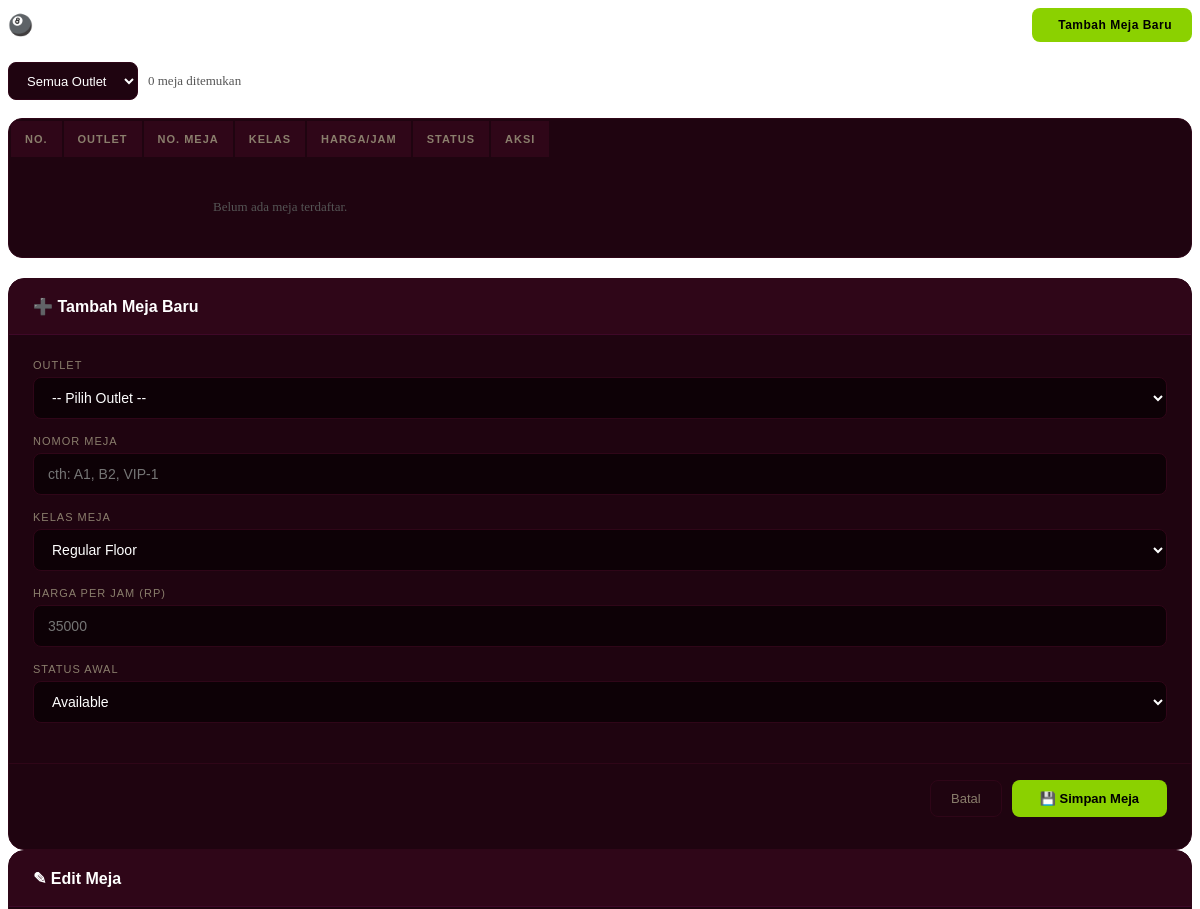
The page /pages/mejalist.php (upper part) on the database as committed earlier.
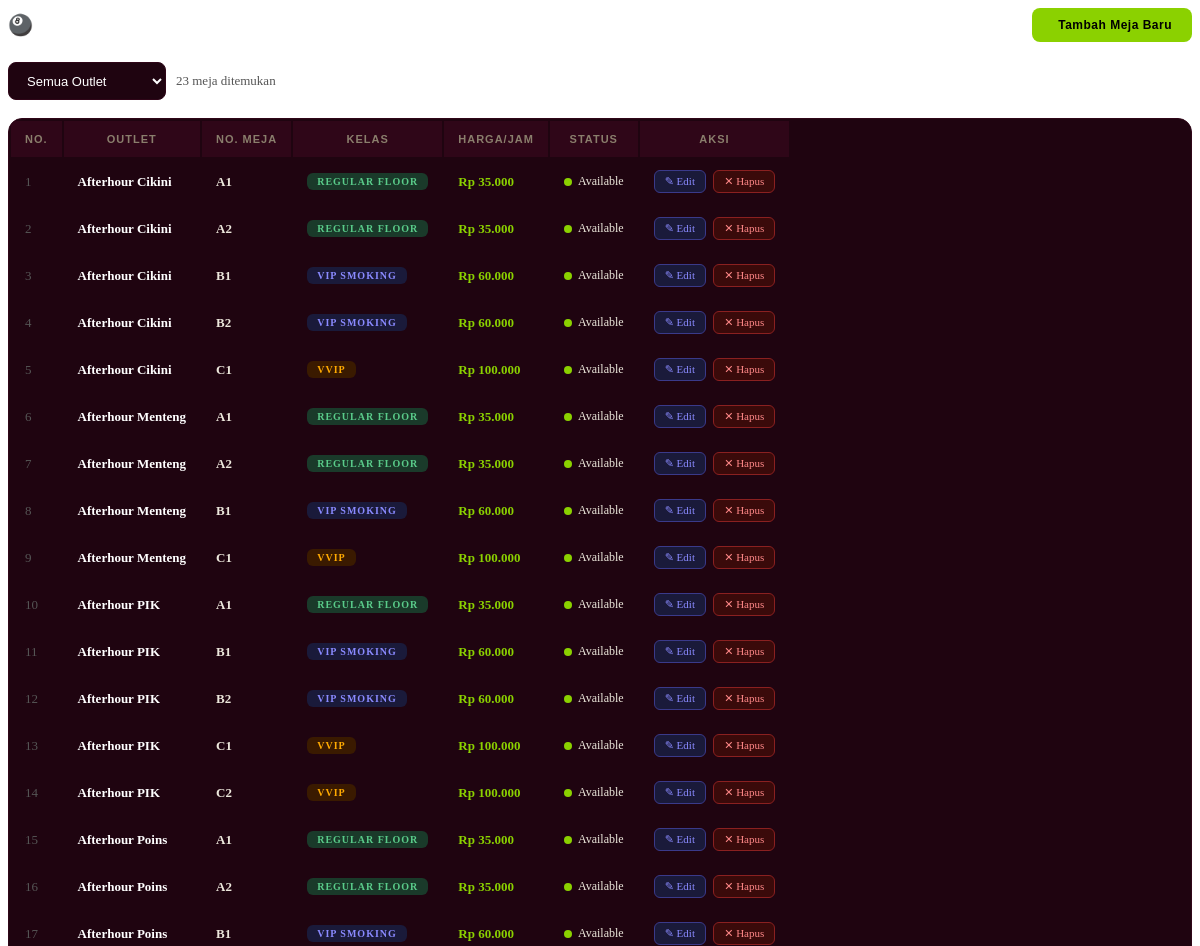
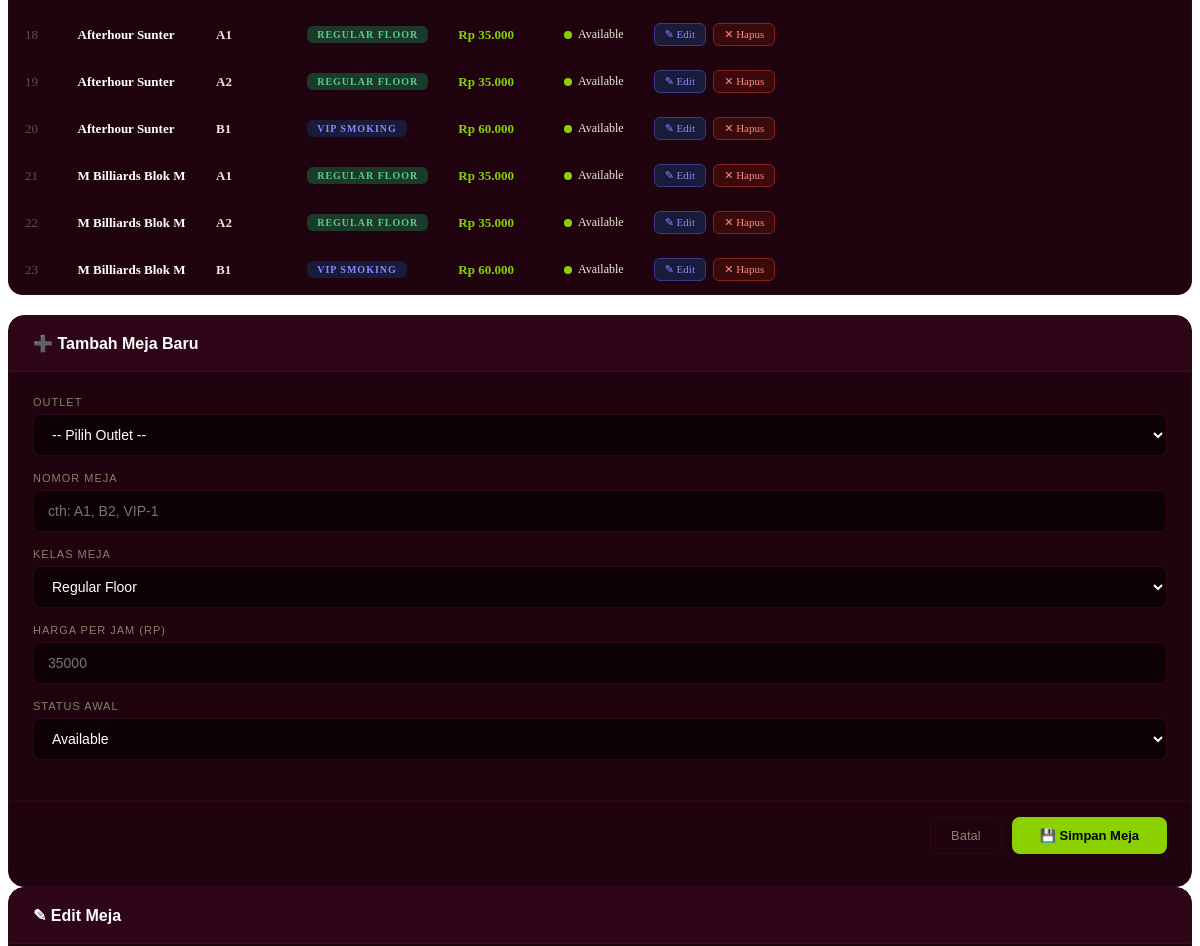
The same page on the database as committed later (2 pictures, top to bottom).
### tables this page shows
CREATE TABLE IF NOT EXISTS billiard_tables (
    table_id        INT PRIMARY KEY AUTO_INCREMENT,
    outlet_id       INT NOT NULL,
    table_number    VARCHAR(10) NOT NULL,
    class_type      ENUM('Regular Floor','VIP Smoking','VVIP') NOT NULL,
    price_per_hour  DECIMAL(10,2) NOT NULL,
    status          ENUM('Available','Booked','Maintenance') DEFAULT 'Available',
    FOREIGN KEY (outlet_id) REFERENCES outlets(outlet_id) ON DELETE CASCADE
);

CREATE TABLE IF NOT EXISTS outlets (
    outlet_id   INT PRIMARY KEY AUTO_INCREMENT,
    outlet_name VARCHAR(100) NOT NULL,
    location    VARCHAR(200) NOT NULL,
    manager_id  INT NULL,
    FOREIGN KEY (manager_id) REFERENCES users(userid) ON DELETE SET NULL
);

### class/class.Connection.php (called while the page is built, shortened)
<?php
class Connection
{
    public function __construct()
    {
        $this->connection = mysqli_connect("localhost", "root", "", "afterhour_db");
    }
}
?>

### class/class.BilliardTable.php (called while the page is built, shortened)
<?php
require_once(__DIR__ . '/class.Connection.php');
class BilliardTable extends Connection
{
    public function __get($a)   { if (property_exists($this,$a)) return $this->$a; }
    public function SelectAllTables()
    {
        $sql = "SELECT bt.*, o.outlet_name FROM billiard_tables bt
                INNER JOIN outlets o ON o.outlet_id = bt.outlet_id
                ORDER BY o.outlet_name, bt.table_number ASC";
        $res = mysqli_query($this->connection,$sql);
        $arr = [];
        while ($d = mysqli_fetch_assoc($res)) {
            $o = new BilliardTable();
            $o->table_id       = $d['table_id'];
            $o->outlet_id      = $d['outlet_id'];
            $o->table_number   = $d['table_number'];
            $o->class_type     = $d['class_type'];
            $o->price_per_hour = $d['price_per_hour'];
            $o->status         = $d['status'];
            $arr[] = $o;
        }
        return $arr;
    }
}
?>

### class/class.Outlet.php (called while the page is built, shortened)
<?php
require_once(__DIR__ . '/class.Connection.php');
class Outlet extends Connection
{
    public function __get($a)   { if (property_exists($this,$a)) return $this->$a; }
    public function SelectAllOutlet()
    {
        $sql = "SELECT o.*, u.name as manager_name FROM outlets o
                LEFT JOIN users u ON u.userid = o.manager_id
                ORDER BY o.outlet_name ASC";
        $res = mysqli_query($this->connection, $sql);
        $arr = [];
        while ($d = mysqli_fetch_assoc($res)) {
            $o = new Outlet();
            $o->outlet_id   = $d['outlet_id'];
            $o->outlet_name = $d['outlet_name'];
            $o->location    = $d['location'];
            $o->manager_id  = $d['manager_id'];
            $arr[] = $o;
        }
        return $arr;
    }
}
?>

### pages/mejalist.php (the view, shortened to what the changed rows need)
<?php
require_once(__DIR__.'/../class/class.BilliardTable.php');
require_once(__DIR__.'/../class/class.Outlet.php');
$objTable  = new BilliardTable();
$objOutlet = new Outlet();
$arrOutlet = $objOutlet->SelectAllOutlet();
$filterOutlet = isset($_GET['outlet']) ? (int)$_GET['outlet'] : 0;
$allTables    = $filterOutlet ? $objTable->SelectAllTablesByOutlet($filterOutlet) : $objTable->SelectAllTables();
?>
<div class="filter-bar">
    <select onchange="window.location='dashboardadmin.php?p=mejalist&outlet='+this.value">
        <option value="0" <?= !$filterOutlet ? 'selected' : '' ?>>Semua Outlet</option>
    </select>
    <span style="color:#555;font-size:13px"><?= count($allTables) ?> meja ditemukan</span>
</div>
<div class="table-wrap">
    <table class="table table-hover" style="margin:0">
        <thead>
            <tr>
                <th>No.</th>
                <th>Outlet</th>
                <th>No. Meja</th>
                <th>Kelas</th>
                <th>Harga/Jam</th>
                <th>Status</th>
                <th>Aksi</th>
            </tr>
        </thead>
        <tbody>
            <?php if (empty($allTables)): ?>
            <tr><td colspan="7" style="text-align:center;color:#555;padding:40px">Belum ada meja terdaftar.</td></tr>
            <?php else: $no=1; foreach ($allTables as $t): ?>
            <tr>
                <td style="color:#555"><?= $no++ ?></td>
                <td style="color:#fff;font-weight:600">
                    <?php
                    foreach ($arrOutlet as $ol) {
                        if ($ol->outlet_id == $t->outlet_id) { echo htmlspecialchars($ol->outlet_name); break; }
                    }
                    ?>
                </td>
                <td><strong><?= htmlspecialchars($t->table_number) ?></strong></td>
                <td>
                    <?php
                    $cc = $t->class_type == 'Regular Floor' ? 'chip-regular' : ($t->class_type == 'VIP Smoking' ? 'chip-vip' : 'chip-vvip');
                    ?>
                    <span class="class-chip <?= $cc ?>"><?= htmlspecialchars($t->class_type) ?></span>
                </td>
                <td style="color:#8bd100;font-weight:700">Rp <?= number_format($t->price_per_hour,0,',','.') ?></td>
                <td>
                    <?php
                    $dc = $t->status == 'Available' ? 'dot-available' : ($t->status == 'Booked' ? 'dot-booked' : 'dot-maintenance');
                    ?>
                    <span class="status-dot"><span class="dot <?= $dc ?>"></span><?= htmlspecialchars($t->status) ?></span>
                </td>
                <td>
                    <a class="btn-action btn-edit" href="#"
                       onclick="openEdit(<?= $t->table_id ?>, '<?= htmlspecialchars($t->class_type) ?>', <?= $t->price_per_hour ?>, '<?= $t->status ?>'); return false;">
                       ✎ Edit
                    </a>
                    <a class="btn-action btn-del"
                       href="dashboardadmin.php?p=mejalist&action=delete&id=<?= $t->table_id ?>"
                       onclick="return confirm('Hapus meja ini? Pastikan tidak ada booking aktif.')">
                       ✕ Hapus
                    </a>
                </td>
            </tr>
            <?php endforeach; endif; ?>
        </tbody>
    </table>
</div>

Rows that differ between the two databases and show on the page:
added billiard_tables: table_number "A1", class_type "REGULAR FLOOR", price_per_hour "35.000", status "Available"
added outlets: outlet_name "Afterhour Cikini"
added billiard_tables: table_number "A2", class_type "REGULAR FLOOR", price_per_hour "35.000", status "Available"
added billiard_tables: table_number "B1", class_type "VIP SMOKING", price_per_hour "60.000", status "Available"
added billiard_tables: table_number "B2", class_type "VIP SMOKING", price_per_hour "60.000", status "Available"
added billiard_tables: table_number "C1", class_type "VVIP", price_per_hour "100.000", status "Available"
added billiard_tables: table_number "A1", class_type "REGULAR FLOOR", price_per_hour "35.000", status "Available"
added outlets: outlet_name "Afterhour Menteng"
added billiard_tables: table_number "A2", class_type "REGULAR FLOOR", price_per_hour "35.000", status "Available"
added billiard_tables: table_number "B1", class_type "VIP SMOKING", price_per_hour "60.000", status "Available"
added billiard_tables: table_number "C1", class_type "VVIP", price_per_hour "100.000", status "Available"
added billiard_tables: table_number "A1", class_type "REGULAR FLOOR", price_per_hour "35.000", status "Available"
added outlets: outlet_name "Afterhour PIK"
added billiard_tables: table_number "B1", class_type "VIP SMOKING", price_per_hour "60.000", status "Available"
added billiard_tables: table_number "B2", class_type "VIP SMOKING", price_per_hour "60.000", status "Available"
added billiard_tables: table_number "C1", class_type "VVIP", price_per_hour "100.000", status "Available"
added billiard_tables: table_number "C2", class_type "VVIP", price_per_hour "100.000", status "Available"
added billiard_tables: table_number "A1", class_type "REGULAR FLOOR", price_per_hour "35.000", status "Available"
added outlets: outlet_name "Afterhour Poins"
added billiard_tables: table_number "A2", class_type "REGULAR FLOOR", price_per_hour "35.000", status "Available"
added billiard_tables: table_number "B1", class_type "VIP SMOKING", price_per_hour "60.000", status "Available"
added billiard_tables: table_number "A1", class_type "REGULAR FLOOR", price_per_hour "35.000", status "Available"
added outlets: outlet_name "Afterhour Sunter"
added billiard_tables: table_number "A2", class_type "REGULAR FLOOR", price_per_hour "35.000", status "Available"
added billiard_tables: table_number "B1", class_type "VIP SMOKING", price_per_hour "60.000", status "Available"
added billiard_tables: table_number "A1", class_type "REGULAR FLOOR", price_per_hour "35.000", status "Available"
added outlets: outlet_name "M Billiards Blok M"
added billiard_tables: table_number "A2", class_type "REGULAR FLOOR", price_per_hour "35.000", status "Available"
added billiard_tables: table_number "B1", class_type "VIP SMOKING", price_per_hour "60.000", status "Available"
Other text that changed with them:
count($allTables): "0" → "23"
text no longer shown: "Belum ada meja terdaftar."
